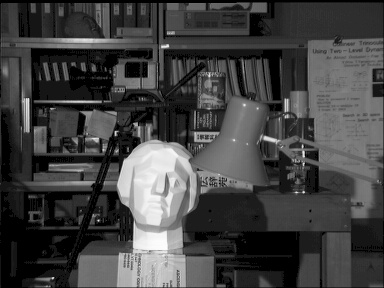
#> input picture stereo/source_images/tsukuba-l.png, 384 x 288 px
$ python belief_stereo_matching.py
#> lines starting #> are read from the running program, lines starting #| are printed output that depends on the picture
import numpy as np
import scipy.ndimage
import imageio
import matplotlib.pyplot as plt
from numpy.linalg import norm
import os
import argparse

###
# Disparity calculation using Loopy Belief Propagation
# https://github.com/alexprz/StereoMatching
###

save_path = './belief_images'
os.makedirs(save_path, exist_ok=True)


parser = argparse.ArgumentParser()
parser.add_argument('--left_image', '-l', default = './source_images/tsukuba-l.png', type=str, help='left image path')
parser.add_argument('--right_image', '-r', default = './source_images/tsukuba-r.png', type=str, help='right image path')
parser.add_argument('--disparity_image', '-o', default = './belief_images/belief_tsukuba.png', type=str, help='disparity image path')
args = parser.parse_args()


# matching cost computation, truncated absolute intensity
def compute_data_cost(I1, I2, num_disp_values, Tau):
    """data_cost: a 3D array of sixe height x width x num_disp_value;
    data_cost(y,x,l) is the cost of assigning the label l to pixel (y,x).
    The cost is min(1/3 ||I1[y,x]-I2[y,x-l]||_1, Tau)."""
    h,w,_ = I1.shape
    dataCost=np.zeros((h,w,num_disp_values))

    for lp in range(num_disp_values):
        dataCost[:, :, lp] = np.minimum(1./3*norm(I1 - np.roll(I2, lp, axis=1), axis=2, ord=1), Tau*np.ones((h, w)))

    return dataCost

def compute_energy(dataCost,disparity,Lambda):
    """dataCost: a 3D array of sixe height x width x num_disp_values;
    dataCost(y,x,l) is the cost of assigning the label l to pixel (y,x).
    disparity: array of size height x width containing disparity of each pixel.
    (an integer between 0 and num_disp_values-1)
    Lambda: a scalar value.
    Return total energy, a scalar value"""
    h,w,num_disp_values = dataCost.shape

    hh, ww = np.meshgrid(range(h), range(w), indexing='ij')
    dplp = dataCost[hh, ww, disparity]

    # Unitary cost of assigning this disparity to each pixel
    energy = np.sum(dplp)

    # Compute interaction cost of each neighbors
    interactionCostU = Lambda*(disparity - np.roll(disparity, 1, axis=0) != 0)
    interactionCostL = Lambda*(disparity - np.roll(disparity, 1, axis=1) != 0)
    interactionCostD = Lambda*(disparity - np.roll(disparity, -1, axis=0) != 0)
    interactionCostR = Lambda*(disparity - np.roll(disparity, -1, axis=1) != 0)

    # Ignoring edge costs
    interactionCostU[0, :] = 0
    interactionCostL[:, 0] = 0
    interactionCostD[-1, :] = 0
    interactionCostR[:, -1] = 0

    # Adding interaction cost of each neighbors
    energy += np.sum(interactionCostU)
    energy += np.sum(interactionCostL)
    energy += np.sum(interactionCostD)
    energy += np.sum(interactionCostR)

    return energy

def update_msg(msgUPrev,msgDPrev,msgLPrev,msgRPrev,dataCost,Lambda):
    """Update message maps.
    dataCost: 3D array, depth=label number.
    msgUPrev,msgDPrev,msgLPrev,msgRPrev: 3D arrays (same dims) of old messages.
    Lambda: scalar value
    Return msgU,msgD,msgL,msgR: updated messages"""
    msgU=np.zeros(dataCost.shape)
    msgD=np.zeros(dataCost.shape)
    msgL=np.zeros(dataCost.shape)
    msgR=np.zeros(dataCost.shape)

    h,w,num_disp_values = dataCost.shape

    msg_incoming_from_U = np.roll(msgDPrev, 1, axis=0)
    msg_incoming_from_L = np.roll(msgRPrev, 1, axis=1)
    msg_incoming_from_D = np.roll(msgUPrev, -1, axis=0)
    msg_incoming_from_R = np.roll(msgLPrev, -1, axis=1)

    npqU = dataCost + msg_incoming_from_L + msg_incoming_from_D + msg_incoming_from_R
    npqL = dataCost + msg_incoming_from_U + msg_incoming_from_D + msg_incoming_from_R
    npqD = dataCost + msg_incoming_from_L + msg_incoming_from_U + msg_incoming_from_R
    npqR = dataCost + msg_incoming_from_L + msg_incoming_from_D + msg_incoming_from_U

    spqU = np.amin(npqU, axis=2)
    spqL = np.amin(npqL, axis=2)
    spqD = np.amin(npqD, axis=2)
    spqR = np.amin(npqR, axis=2)

    for lp in range(num_disp_values):
        msgU[:, :, lp] = np.minimum(npqU[:, :, lp], Lambda + spqU)
        msgL[:, :, lp] = np.minimum(npqL[:, :, lp], Lambda + spqL)
        msgD[:, :, lp] = np.minimum(npqD[:, :, lp], Lambda + spqD)
        msgR[:, :, lp] = np.minimum(npqR[:, :, lp], Lambda + spqR)

    return msgU,msgD,msgL,msgR

def normalize_msg(msgU,msgD,msgL,msgR):
    """Subtract mean along depth dimension from each message"""

    avg=np.mean(msgU,axis=2)
    msgU -= avg[:,:,np.newaxis]
    avg=np.mean(msgD,axis=2)
    msgD -= avg[:,:,np.newaxis]
    avg=np.mean(msgL,axis=2)
    msgL -= avg[:,:,np.newaxis]
    avg=np.mean(msgR,axis=2)
    msgR -= avg[:,:,np.newaxis]

    return msgU,msgD,msgL,msgR

def compute_belief(dataCost,msgU,msgD,msgL,msgR):
    """Compute beliefs, sum of data cost and messages from all neighbors"""
    beliefs=dataCost.copy()

    msg_incoming_from_U = np.roll(msgD, 1, axis=0)
    msg_incoming_from_L = np.roll(msgR, 1, axis=1)
    msg_incoming_from_D = np.roll(msgU, -1, axis=0)
    msg_incoming_from_R = np.roll(msgL, -1, axis=1)

    beliefs += msg_incoming_from_D + msg_incoming_from_L + msg_incoming_from_R + msg_incoming_from_U

    return beliefs

def MAP_labeling(beliefs):
    """Return a 2D array assigning to each pixel its best label from beliefs
    computed so far"""
    return np.argmin(beliefs, axis=2)

def stereo_bp(I1,I2,num_disp_values,Lambda,Tau=15,num_iterations=60):
    """The main function"""
    dataCost = compute_data_cost(I1, I2, num_disp_values, Tau) # matching cost computation
    energy = np.zeros((num_iterations)) # storing energy at each iteration
    # The messages sent to neighbors in each direction (up,down,left,right)
    h,w,_ = I1.shape
    msgU=np.zeros((h, w, num_disp_values))
    msgD=np.zeros((h, w, num_disp_values))
    msgL=np.zeros((h, w, num_disp_values))
    msgR=np.zeros((h, w, num_disp_values))

    print('Iteration (out of {}) :'.format(num_iterations))
    for iter in range(num_iterations):
        print('\t'+str(iter))
        msgU,msgD,msgL,msgR = update_msg(msgU,msgD,msgL,msgR,dataCost,Lambda)
        msgU,msgD,msgL,msgR = normalize_msg(msgU,msgD,msgL,msgR)
        # Next lines unused for next iteration, could be done only at the end
        beliefs = compute_belief(dataCost,msgU,msgD,msgL,msgR)
        disparity = MAP_labeling(beliefs)
        energy[iter] = compute_energy(dataCost,disparity,Lambda)

    return disparity,energy


# Input
img_left =imageio.imread(args.left_image)
#> img_left is the input picture: shape (288, 384, 3); min 0, max 252, mean 66.5
img_right=imageio.imread(args.right_image)
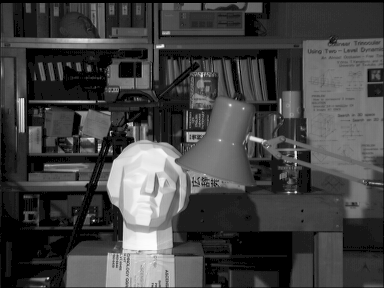
#> input picture stereo/source_images/tsukuba-r.png, 384 x 288 px
#> img_right is the input picture: shape (288, 384, 3); min 0, max 253, mean 66.9
# [7 lines of commented-out code are left out]
img_left=img_left.astype(float)
img_right=img_right.astype(float)
# [7 lines of commented-out code are left out]
I1=scipy.ndimage.filters.gaussian_filter(img_left, 0.6)
I2=scipy.ndimage.filters.gaussian_filter(img_right, 0.6)

# Parameters
num_disp_values=16 # these images have disparity between 0 and 15.
Lambda=10.0
nb_iterations=60

disparity, energy = stereo_bp(I1,I2,num_disp_values,Lambda, num_iterations=nb_iterations)
#> the loop in stereo_bp, `for iter in range(num_iterations):` made 60 passes
#> energy in compute_energy on passes 1 to 12: 1696875.4, 1260997.5, 1021450.5, 884336.3, 799540.3, 745871.9, 704787.5, 667778.3, 639456.7, 619340.4, 599879.7, 583875.9
#> pass 1, in update_msg, `spqU = np.amin(npqU, axis=2)`:
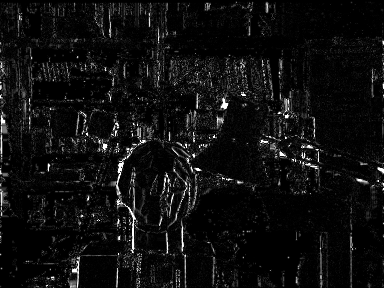
#> spqU: shape (288, 384) float64; min 0, max 15, mean 0.903; drawn with min black and max white
#> pass 1, in normalize_msg, `avg=np.mean(msgU,axis=2)`:
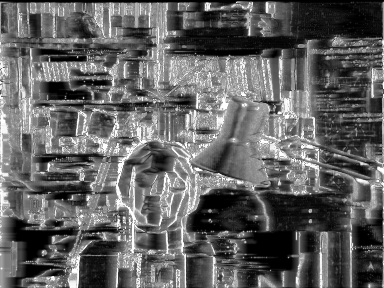
#> avg: shape (288, 384) float64; min 0, max 15, mean 5.78; drawn with min black and max white
#> pass 1, in stereo_bp, `disparity = MAP_labeling(beliefs)`:
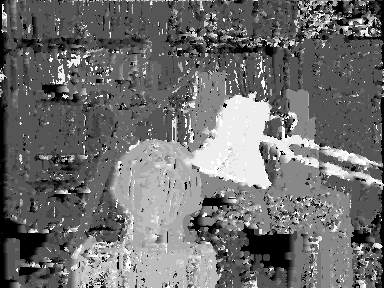
#> disparity: shape (288, 384) int64; min 0, max 15, mean 6.49; drawn with min black and max white
#> pass 1, in compute_energy, `dplp = dataCost[hh, ww, disparity]`:
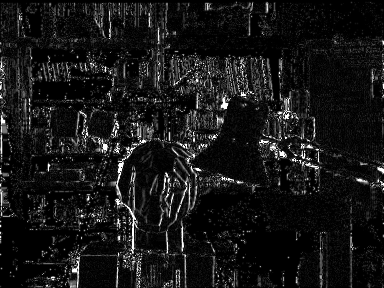
#> dplp: shape (288, 384) float64; min 0, max 15, mean 1.36; drawn with min black and max white
#> after the loop in stereo_bp, `for iter in range(num_iterations):`: energy = 60 values, max 1696875.4 at index 0, min 485328.2 at index 59, mean 583187.2
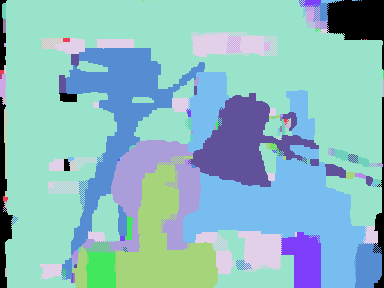
#> disparity: shape (288, 384) int64; 16 distinct labels, from 0 to 15; one colour per label, 0 black
#> (the run stopped early here; a loop or call above may not have finished)
